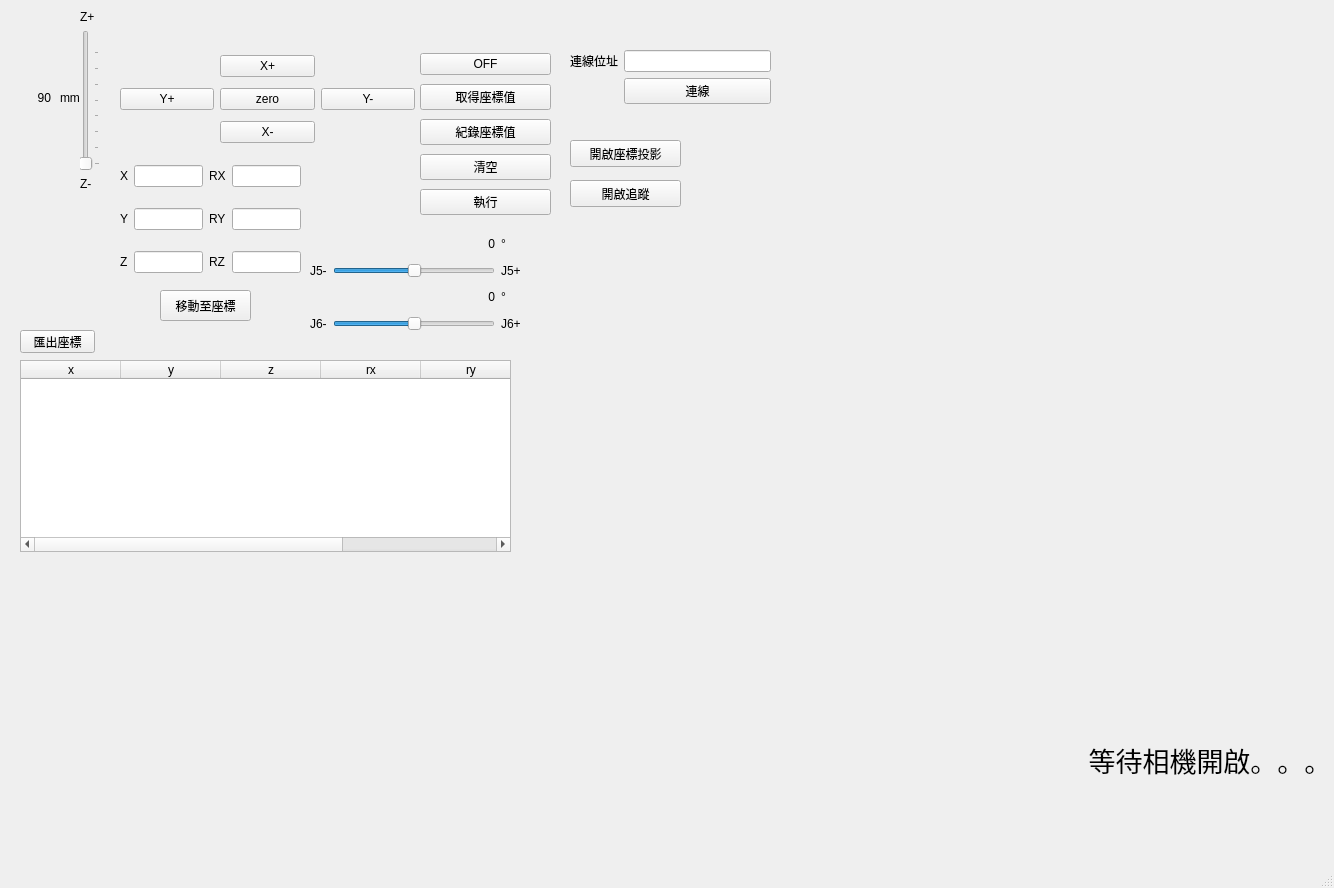
<?xml version="1.0" encoding="UTF-8"?>
<ui version="4.0">
 <class>MainWindow</class>
 <widget class="QMainWindow" name="MainWindow">
  <property name="geometry">
   <rect>
    <x>0</x>
    <y>0</y>
    <width>1334</width>
    <height>888</height>
   </rect>
  </property>
  <property name="windowTitle">
   <string>MainWindow</string>
  </property>
  <widget class="QWidget" name="centralwidget">
   <widget class="QWidget" name="gridLayoutWidget_2">
    <property name="geometry">
     <rect>
      <x>120</x>
      <y>150</y>
      <width>181</width>
      <height>141</height>
     </rect>
    </property>
    <layout class="QGridLayout" name="gridLayout_2">
     <item row="2" column="0">
      <widget class="QLabel" name="label_3">
       <property name="text">
        <string>Z</string>
       </property>
      </widget>
     </item>
     <item row="2" column="2">
      <widget class="QLabel" name="label_6">
       <property name="text">
        <string>RZ</string>
       </property>
      </widget>
     </item>
     <item row="1" column="0">
      <widget class="QLabel" name="label_2">
       <property name="text">
        <string>Y</string>
       </property>
      </widget>
     </item>
     <item row="1" column="2">
      <widget class="QLabel" name="label_5">
       <property name="text">
        <string>RY</string>
       </property>
      </widget>
     </item>
     <item row="2" column="1">
      <widget class="QLineEdit" name="Z_pos"/>
     </item>
     <item row="0" column="1">
      <widget class="QLineEdit" name="X_pos"/>
     </item>
     <item row="1" column="1">
      <widget class="QLineEdit" name="Y_pos"/>
     </item>
     <item row="2" column="3">
      <widget class="QLineEdit" name="RZ_pos"/>
     </item>
     <item row="0" column="3">
      <widget class="QLineEdit" name="RX_pos"/>
     </item>
     <item row="1" column="3">
      <widget class="QLineEdit" name="RY_pos"/>
     </item>
     <item row="0" column="2">
      <widget class="QLabel" name="label_4">
       <property name="text">
        <string>RX</string>
       </property>
      </widget>
     </item>
     <item row="0" column="0">
      <widget class="QLabel" name="label">
       <property name="text">
        <string>X</string>
       </property>
      </widget>
     </item>
    </layout>
   </widget>
   <widget class="QWidget" name="gridLayoutWidget">
    <property name="geometry">
     <rect>
      <x>120</x>
      <y>50</y>
      <width>295</width>
      <height>100</height>
     </rect>
    </property>
    <layout class="QGridLayout" name="gridLayout">
     <item row="3" column="1">
      <widget class="QPushButton" name="X_miner">
       <property name="text">
        <string>X-</string>
       </property>
      </widget>
     </item>
     <item row="1" column="2">
      <widget class="QPushButton" name="Y_miner">
       <property name="text">
        <string>Y-</string>
       </property>
      </widget>
     </item>
     <item row="0" column="1">
      <widget class="QPushButton" name="X_plus">
       <property name="text">
        <string>X+</string>
       </property>
      </widget>
     </item>
     <item row="1" column="1">
      <widget class="QPushButton" name="home">
       <property name="text">
        <string>zero</string>
       </property>
      </widget>
     </item>
     <item row="1" column="0">
      <widget class="QPushButton" name="Y_plus">
       <property name="text">
        <string>Y+</string>
       </property>
      </widget>
     </item>
    </layout>
   </widget>
   <widget class="QWidget" name="verticalLayoutWidget">
    <property name="geometry">
     <rect>
      <x>80</x>
      <y>10</y>
      <width>29</width>
      <height>181</height>
     </rect>
    </property>
    <layout class="QVBoxLayout" name="verticalLayout">
     <item>
      <widget class="QLabel" name="label_7">
       <property name="text">
        <string>Z+</string>
       </property>
      </widget>
     </item>
     <item>
      <widget class="QSlider" name="Z_value_slider">
       <property name="minimum">
        <number>0</number>
       </property>
       <property name="maximum">
        <number>310</number>
       </property>
       <property name="singleStep">
        <number>1</number>
       </property>
       <property name="orientation">
        <enum>Qt::Vertical</enum>
       </property>
       <property name="tickPosition">
        <enum>QSlider::TicksBelow</enum>
       </property>
       <property name="tickInterval">
        <number>39</number>
       </property>
      </widget>
     </item>
     <item>
      <widget class="QLabel" name="label_8">
       <property name="text">
        <string>Z-</string>
       </property>
      </widget>
     </item>
    </layout>
   </widget>
   <widget class="QLabel" name="Z_value">
    <property name="geometry">
     <rect>
      <x>10</x>
      <y>90</y>
      <width>41</width>
      <height>16</height>
     </rect>
    </property>
    <property name="text">
     <string>90</string>
    </property>
    <property name="alignment">
     <set>Qt::AlignRight|Qt::AlignTrailing|Qt::AlignVCenter</set>
    </property>
   </widget>
   <widget class="QTableWidget" name="tableWidget">
    <property name="geometry">
     <rect>
      <x>20</x>
      <y>360</y>
      <width>491</width>
      <height>192</height>
     </rect>
    </property>
    <property name="columnCount">
     <number>6</number>
    </property>
    <column>
     <property name="text">
      <string>x</string>
     </property>
    </column>
    <column>
     <property name="text">
      <string>y</string>
     </property>
    </column>
    <column>
     <property name="text">
      <string>z</string>
     </property>
    </column>
    <column>
     <property name="text">
      <string>rx</string>
     </property>
    </column>
    <column>
     <property name="text">
      <string>ry</string>
     </property>
    </column>
    <column>
     <property name="text">
      <string>rz</string>
     </property>
    </column>
   </widget>
   <widget class="QWidget" name="verticalLayoutWidget_2">
    <property name="geometry">
     <rect>
      <x>420</x>
      <y>50</y>
      <width>131</width>
      <height>170</height>
     </rect>
    </property>
    <layout class="QVBoxLayout" name="verticalLayout_2">
     <item>
      <widget class="QPushButton" name="Power_Button">
       <property name="text">
        <string>OFF</string>
       </property>
      </widget>
     </item>
     <item>
      <widget class="QPushButton" name="coords">
       <property name="text">
        <string>取得座標值</string>
       </property>
      </widget>
     </item>
     <item>
      <widget class="QPushButton" name="coords_save">
       <property name="text">
        <string>紀錄座標值</string>
       </property>
      </widget>
     </item>
     <item>
      <widget class="QPushButton" name="clear_table">
       <property name="text">
        <string>清空</string>
       </property>
      </widget>
     </item>
     <item>
      <widget class="QPushButton" name="excute_coord">
       <property name="text">
        <string>執行</string>
       </property>
      </widget>
     </item>
    </layout>
   </widget>
   <widget class="QWidget" name="formLayoutWidget">
    <property name="geometry">
     <rect>
      <x>570</x>
      <y>50</y>
      <width>201</width>
      <height>80</height>
     </rect>
    </property>
    <layout class="QFormLayout" name="formLayout">
     <item row="0" column="0">
      <widget class="QLabel" name="label_10">
       <property name="text">
        <string>連線位址</string>
       </property>
      </widget>
     </item>
     <item row="0" column="1">
      <widget class="QLineEdit" name="lineEdit"/>
     </item>
     <item row="1" column="1">
      <widget class="QPushButton" name="connect_button">
       <property name="text">
        <string>連線</string>
       </property>
      </widget>
     </item>
    </layout>
   </widget>
   <widget class="QPushButton" name="export_coords">
    <property name="geometry">
     <rect>
      <x>20</x>
      <y>330</y>
      <width>75</width>
      <height>23</height>
     </rect>
    </property>
    <property name="text">
     <string>匯出座標</string>
    </property>
   </widget>
   <widget class="QLabel" name="cam">
    <property name="geometry">
     <rect>
      <x>570</x>
      <y>220</y>
      <width>1280</width>
      <height>1080</height>
     </rect>
    </property>
    <property name="font">
     <font>
      <pointsize>20</pointsize>
     </font>
    </property>
    <property name="cursor">
     <cursorShape>ArrowCursor</cursorShape>
    </property>
    <property name="text">
     <string>等待相機開啟。。。</string>
    </property>
    <property name="alignment">
     <set>Qt::AlignCenter</set>
    </property>
   </widget>
   <widget class="QLabel" name="check">
    <property name="geometry">
     <rect>
      <x>100</x>
      <y>330</y>
      <width>81</width>
      <height>21</height>
     </rect>
    </property>
    <property name="text">
     <string/>
    </property>
   </widget>
   <widget class="QWidget" name="gridLayoutWidget_3">
    <property name="geometry">
     <rect>
      <x>310</x>
      <y>230</y>
      <width>211</width>
      <height>101</height>
     </rect>
    </property>
    <layout class="QGridLayout" name="gridLayout_3">
     <item row="2" column="1">
      <widget class="QLabel" name="J6_degree">
       <property name="text">
        <string>0</string>
       </property>
       <property name="alignment">
        <set>Qt::AlignRight|Qt::AlignTrailing|Qt::AlignVCenter</set>
       </property>
      </widget>
     </item>
     <item row="2" column="2">
      <widget class="QLabel" name="label_9">
       <property name="text">
        <string>°</string>
       </property>
      </widget>
     </item>
     <item row="1" column="0">
      <widget class="QLabel" name="label_17">
       <property name="text">
        <string>J5-</string>
       </property>
      </widget>
     </item>
     <item row="3" column="2">
      <widget class="QLabel" name="label_16">
       <property name="text">
        <string>J6+</string>
       </property>
      </widget>
     </item>
     <item row="1" column="2">
      <widget class="QLabel" name="label_15">
       <property name="text">
        <string>J5+</string>
       </property>
      </widget>
     </item>
     <item row="3" column="0">
      <widget class="QLabel" name="label_18">
       <property name="text">
        <string>J6-</string>
       </property>
      </widget>
     </item>
     <item row="3" column="1">
      <widget class="QSlider" name="J6_degree_slider">
       <property name="minimum">
        <number>-180</number>
       </property>
       <property name="maximum">
        <number>180</number>
       </property>
       <property name="orientation">
        <enum>Qt::Horizontal</enum>
       </property>
      </widget>
     </item>
     <item row="1" column="1">
      <widget class="QSlider" name="J5_degree_slider">
       <property name="minimum">
        <number>-90</number>
       </property>
       <property name="maximum">
        <number>90</number>
       </property>
       <property name="orientation">
        <enum>Qt::Horizontal</enum>
       </property>
      </widget>
     </item>
     <item row="0" column="1">
      <widget class="QLabel" name="J5_degree">
       <property name="text">
        <string>0</string>
       </property>
       <property name="alignment">
        <set>Qt::AlignRight|Qt::AlignTrailing|Qt::AlignVCenter</set>
       </property>
      </widget>
     </item>
     <item row="0" column="2">
      <widget class="QLabel" name="label_19">
       <property name="text">
        <string>°</string>
       </property>
      </widget>
     </item>
    </layout>
   </widget>
   <widget class="QLabel" name="label_20">
    <property name="geometry">
     <rect>
      <x>60</x>
      <y>90</y>
      <width>21</width>
      <height>16</height>
     </rect>
    </property>
    <property name="text">
     <string>mm</string>
    </property>
   </widget>
   <widget class="QPushButton" name="moveTo">
    <property name="geometry">
     <rect>
      <x>160</x>
      <y>290</y>
      <width>91</width>
      <height>31</height>
     </rect>
    </property>
    <property name="text">
     <string>移動至座標</string>
    </property>
   </widget>
   <widget class="QPushButton" name="chess_axis">
    <property name="geometry">
     <rect>
      <x>570</x>
      <y>140</y>
      <width>111</width>
      <height>27</height>
     </rect>
    </property>
    <property name="text">
     <string>開啟座標投影</string>
    </property>
   </widget>
   <widget class="QPushButton" name="trace_obj">
    <property name="geometry">
     <rect>
      <x>570</x>
      <y>180</y>
      <width>111</width>
      <height>27</height>
     </rect>
    </property>
    <property name="text">
     <string>開啟追蹤</string>
    </property>
   </widget>
  </widget>
  <widget class="QMenuBar" name="menubar">
   <property name="geometry">
    <rect>
     <x>0</x>
     <y>0</y>
     <width>1334</width>
     <height>25</height>
    </rect>
   </property>
  </widget>
  <widget class="QStatusBar" name="statusbar"/>
 </widget>
 <resources/>
 <connections/>
</ui>
